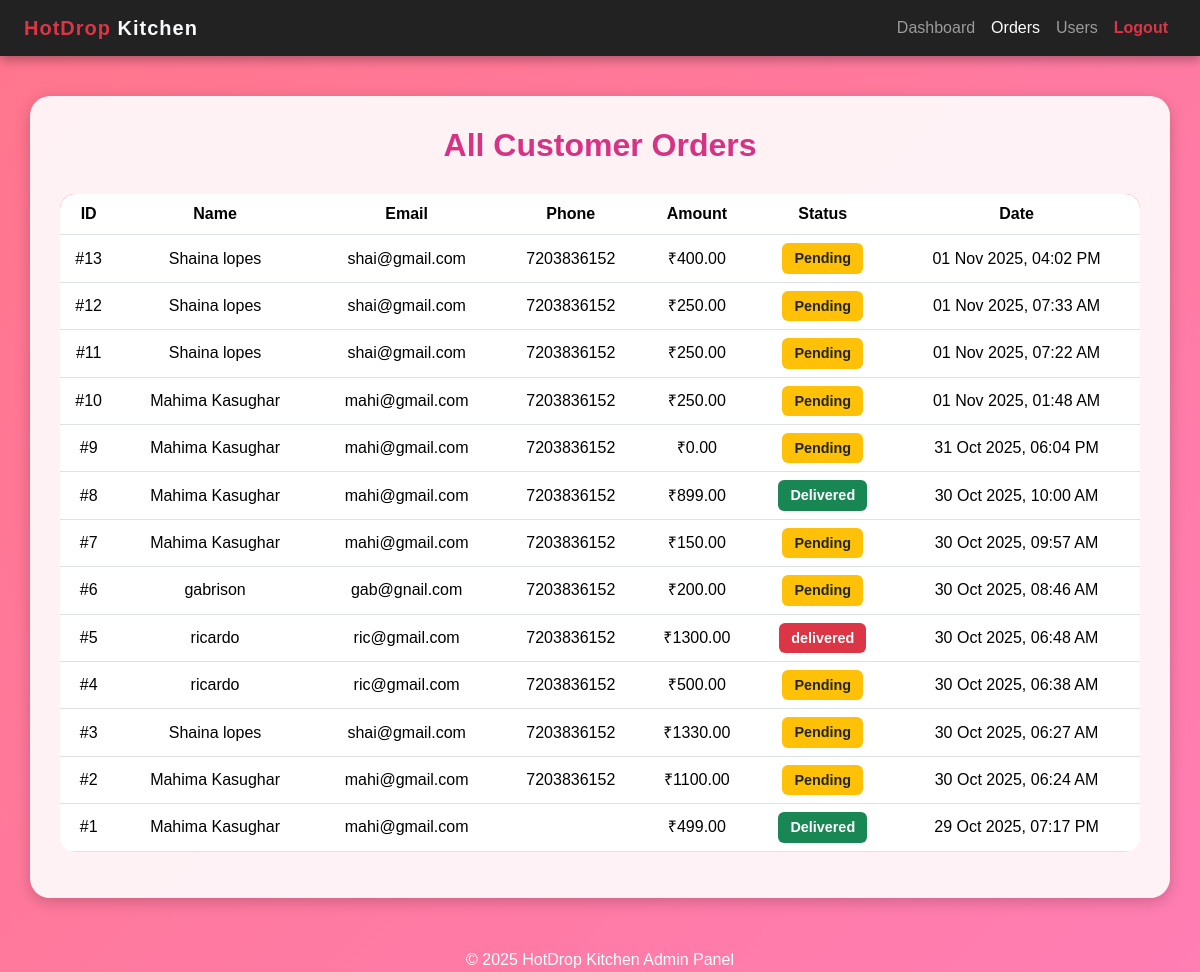
The page /admin-orders/ on the database its author committed.
### hotdrop/models.py (models this page shows, shortened)
class Order(models.Model):
    full_name = models.CharField(max_length=100)
    email = models.EmailField()
    phone = models.CharField(max_length=15)
    address = models.TextField()
    city = models.CharField(max_length=50)
    total_amount = models.DecimalField(max_digits=10, decimal_places=2)
    status = models.CharField(max_length=20, choices=STATUS_CHOICES, default="Pending")
    payment_method = models.CharField(max_length=50, choices=PAYMENT_CHOICES, default="Cash on Delivery")
    date_ordered = models.DateTimeField(auto_now_add=True)

### hotdrop/views.py (the view)
# urls.py: path('admin-orders/', views.admin_orders, name='admin_orders'),
def admin_orders(request):
    orders = Order.objects.all().order_by('-date_ordered')
    return render(request, 'hotdrop/admin_orders.html', {'orders': orders})

### hotdrop/templates/hotdrop/admin_orders.html (shortened to what this page needs)
{% load static %}
<!DOCTYPE html>
<html lang="en">
<head>
  <link href="https://cdn.jsdelivr.net/npm/bootstrap@5.3.2/dist/css/bootstrap.min.css" rel="stylesheet">
</head>
<body>
  <nav class="navbar navbar-expand-lg navbar-dark">
    <div class="container-fluid px-4">
      <a class="navbar-brand text-danger" href="#">HotDrop <span class="text-light">Kitchen</span></a>
      <div class="collapse navbar-collapse" id="navbarNav">
        <ul class="navbar-nav ms-auto">
          <li class="nav-item"><a class="nav-link" href="{% url 'admin_dashboard' %}">Dashboard</a></li>
          <li class="nav-item"><a class="nav-link active" href="{% url 'admin_orders' %}">Orders</a></li>
          <li class="nav-item"><a class="nav-link" href="{% url 'manage_users' %}">Users</a></li>
          <li class="nav-item"><a class="nav-link text-danger fw-bold" href="{% url 'logout' %}">Logout</a></li>
        </ul>
      </div>
    </div>
  </nav>
  <div class="container">
    <h2>All Customer Orders</h2>
    <div class="table-responsive">
      <table class="table table-hover align-middle text-center">
        <thead>
          <tr>
            <th>ID</th>
            <th>Name</th>
            <th>Email</th>
            <th>Phone</th>
            <th>Amount</th>
            <th>Status</th>
            <th>Date</th>
          </tr>
        </thead>
        <tbody>
          {% for order in orders %}
          <tr>
            <td>#{{ order.id }}</td>
            <td>{{ order.full_name }}</td>
            <td>{{ order.email }}</td>
            <td>{{ order.phone }}</td>
            <td>₹{{ order.total_amount }}</td>
            <td>
              {% if order.status == "Delivered" %}
                <span class="badge bg-success">{{ order.status }}</span>
              {% elif order.status == "Pending" %}
                <span class="badge bg-warning text-dark">{{ order.status }}</span>
              {% else %}
                <span class="badge bg-danger">{{ order.status }}</span>
              {% endif %}
            </td>
            <td>{{ order.date_ordered|date:"d M Y, h:i A" }}</td>
          </tr>
          {% empty %}
          <tr>
            <td colspan="7" class="text-muted">No orders yet</td>
          </tr>
          {% endfor %}
        </tbody>
      </table>
    </div>
  </div>
  <footer>© 2025 HotDrop Kitchen Admin Panel</footer>
</body>
</html>

### hotdrop/templates/hotdrop/admin_orders.html (style rules this page uses)
body { background: linear-gradient(135deg, #ff758c, #ff7eb3); min-height: 100vh; font-family: 'Poppins', sans-serif; color: #333; }
.navbar { background: #222; box-shadow: 0px 4px 10px rgba(0,0,0,0.3); }
.navbar-brand { font-weight: bold; letter-spacing: 1px; }
.container { background: rgba(255, 255, 255, 0.9); margin-top: 40px; border-radius: 20px; padding: 30px; box-shadow: 0px 4px 15px rgba(0,0,0,0.2); }
h2 { font-weight: 700; color: #d63384; text-align: center; margin-bottom: 30px; }
table { border-radius: 15px; overflow: hidden; background: white; }
thead { background: linear-gradient(90deg, #ff416c, #ff4b2b); color: white; font-weight: bold; }
.badge { padding: 8px 12px; font-size: 0.9em; }
footer { text-align: center; margin-top: 50px; color: white; font-weight: 500; }

### rows shown on the page
Order: id "13", full_name "Shaina lopes", email "shai@gmail.com", phone "7203836152", total_amount "400.00", status "Pending", date_ordered "01 Nov 2025, 04:02 PM"
Order: id "12", full_name "Shaina lopes", email "shai@gmail.com", phone "7203836152", total_amount "250.00", status "Pending", date_ordered "01 Nov 2025, 07:33 AM"
Order: id "11", full_name "Shaina lopes", email "shai@gmail.com", phone "7203836152", total_amount "250.00", status "Pending", date_ordered "01 Nov 2025, 07:22 AM"
Order: id "10", full_name "Mahima Kasughar", email "mahi@gmail.com", phone "7203836152", total_amount "250.00", status "Pending", date_ordered "01 Nov 2025, 01:48 AM"
Order: id "9", full_name "Mahima Kasughar", email "mahi@gmail.com", phone "7203836152", total_amount "0.00", status "Pending", date_ordered "31 Oct 2025, 06:04 PM"
Order: id "8", full_name "Mahima Kasughar", email "mahi@gmail.com", phone "7203836152", total_amount "899.00", status "Delivered", date_ordered "30 Oct 2025, 10:00 AM"
Order: id "7", full_name "Mahima Kasughar", email "mahi@gmail.com", phone "7203836152", total_amount "150.00", status "Pending", date_ordered "30 Oct 2025, 09:57 AM"
Order: id "6", full_name "gabrison", email "gab@gnail.com", phone "7203836152", total_amount "200.00", status "Pending", date_ordered "30 Oct 2025, 08:46 AM"
Order: id "5", full_name "ricardo", email "ric@gmail.com", phone "7203836152", total_amount "1300.00", status "delivered", date_ordered "30 Oct 2025, 06:48 AM"
Order: id "4", full_name "ricardo", email "ric@gmail.com", phone "7203836152", total_amount "500.00", status "Pending", date_ordered "30 Oct 2025, 06:38 AM"
Order: id "3", full_name "Shaina lopes", email "shai@gmail.com", phone "7203836152", total_amount "1330.00", status "Pending", date_ordered "30 Oct 2025, 06:27 AM"
Order: id "2", full_name "Mahima Kasughar", email "mahi@gmail.com", phone "7203836152", total_amount "1100.00", status "Pending", date_ordered "30 Oct 2025, 06:24 AM"
Order: id "1", full_name "Mahima Kasughar", email "mahi@gmail.com", total_amount "499.00", status "Delivered", date_ordered "29 Oct 2025, 07:17 PM"
